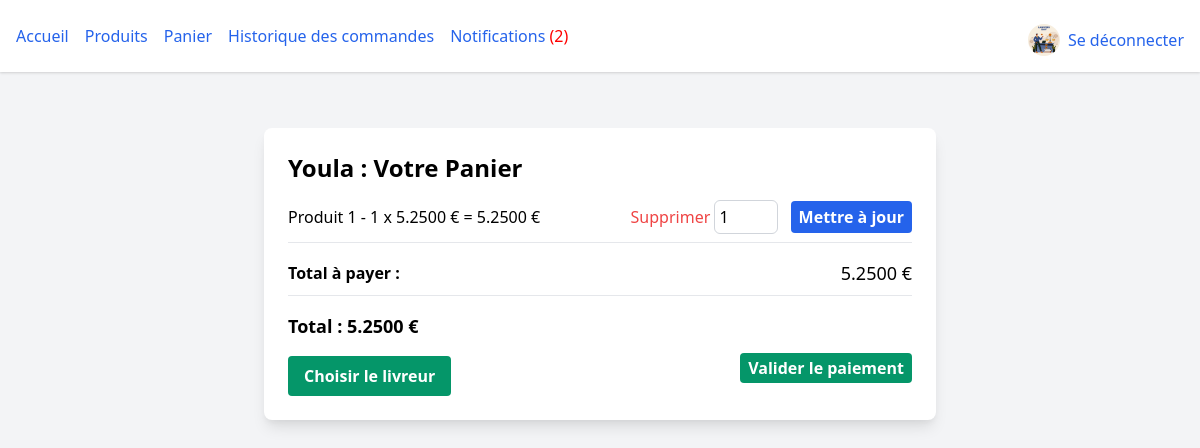
The app's page /cart/ (signed in) with its own data.
### store/models.py (models this page shows, shortened)
class User(AbstractUser):
    is_admin = models.BooleanField(default=False)
    favorites = models.ManyToManyField('Product', related_name='favorited_by', blank=True)
    profile_picture = models.ImageField(upload_to='profile_pictures/', null=True, blank=True)  # Champ pour l'upload de la photo de profil
    groups = models.ManyToManyField(
        Group,
        related_name='store_user_groups',  # Nom unique pour éviter les conflits
        blank=True,
    )
    user_permissions = models.ManyToManyField(
        Permission,
        related_name='store_user_permissions',  # Nom unique pour éviter les conflits
        blank=True,
    )

class CartItem(models.Model):
    cart = models.ForeignKey(Cart, on_delete=models.CASCADE, related_name='items')
    product = models.ForeignKey(Product, on_delete=models.CASCADE)
    quantity = models.PositiveIntegerField(default=1)
    def total_price(self):
        return self.product.price_with_discount() * self.quantity

class Product(models.Model):
    name = models.CharField(max_length=255)
    description = models.TextField()
    price = models.DecimalField(max_digits=10, decimal_places=2)
    stock = models.PositiveIntegerField()
    category = models.ForeignKey(Category, on_delete=models.CASCADE, related_name='products', null=True)
    image = models.ImageField(upload_to='product_images/')
    date_added = models.DateTimeField(auto_now_add=True)
    discount = models.DecimalField(max_digits=5, decimal_places=2, default=0)  # Pourcentage de réduction
    def price_with_discount(self):
        return self.price * (1 - self.discount)

class Cart(models.Model):
    user = models.OneToOneField(User, on_delete=models.CASCADE, related_name='cart')
    created_at = models.DateTimeField(auto_now_add=True)
    delivery_person = models.ForeignKey(DeliveryPerson, on_delete=models.SET_NULL, null=True, blank=True)
    def total_price(self):
        return sum(item.total_price() for item in self.items.all())

### store/views.py (the view)
# urls.py: path('cart/', views.view_cart, name='view_cart'),
@login_required
def view_cart(request):
    cart, created = Cart.objects.get_or_create(user=request.user)
    return render(request, 'store/cart.html', {'cart': cart})

### store/templates/store/cart.html (shortened to what this page needs)
{% extends 'store/base.html' %}
{% block content %}
<div class="max-w-2xl mx-auto mt-10 p-6 bg-white rounded-lg shadow-lg">
    <h1 class="text-2xl font-bold mb-4">{{ user.username }} : Votre Panier</h1>
    {% if cart.items.count > 0 %}
        <ul class="space-y-4">
            {% for item in cart.items.all %}
                <li class="flex justify-between items-center border-b pb-2">
                    <div>
                        <p>{{ item.product.name }} - {{ item.quantity }} x {{ item.product.price_with_discount }} € = {{ item.total_price }} €</p>
                    </div>
                    <div>
                        <a href="{% url 'remove_from_cart' item.id %}" class="text-red-500 hover:underline">Supprimer</a>
                        <form method="POST" action="{% url 'update_quantity' item.id %}" class="inline">
                            <input type="number" name="quantity" value="{{ item.quantity }}" min="1" class="border border-gray-300 rounded-md p-1 w-16" />
                            <button type="submit" class="ml-2 bg-blue-600 text-white font-bold py-1 px-2 rounded hover:bg-blue-700">Mettre à jour</button>
                        </form>
                    </div>
                </li>
            {% endfor %}
            <li class="flex justify-between items-center border-b pb-2">
                <div class="font-bold">Total à payer :</div>
                <div class="text-lg">{{ cart.total_price }} €</div>
            </li>
        </ul>
        <h3 class="mt-4 text-lg font-bold">Total : {{ cart.total_price }} €</h3>
    <div class="flex justify-between mt-4">
        <button
        class="bg-green-600 text-white font-bold py-2 px-4 rounded hover:bg-green-700"
      >
        <a href="{% url 'assign_delivery_person' cart.id %}">Choisir le livreur</a>
      </button>
      <div>
        <a href="{% url 'checkout' %}" class="ml-4 bg-green-600 text-white font-bold py-1 px-2 rounded hover:bg-green-700" >Valider le paiement</a>
      </div>
    </div>
    {% else %}
        <p>Votre panier est vide.</p>
    {% endif %}
</div>
{% endblock %}

### store/templates/store/base.html (shortened to what this page needs)
<!DOCTYPE html>
<html lang="fr">
  <head>
    <link href="https://cdn.jsdelivr.net/npm/tailwindcss@2.2.19/dist/tailwind.min.css" rel="stylesheet">
  </head>
  <body class="bg-gray-100">
    <header class="bg-white shadow">
      <nav class="px-4 py-4 flex justify-between items-center">
        <ul class="flex space-x-4">
          <li><a href="/" class="text-blue-600 hover:underline">Accueil</a></li>
          <li><a href="/products/" class="text-blue-600 hover:underline">Produits</a></li>
          <li><a href="/cart/" class="text-blue-600 hover:underline">Panier</a></li>
          <li><a href="{% url 'order_history' %}" class="text-blue-600 hover:underline">Historique des commandes</a></li>
          <li>
            <a href="{% url 'notifications' %}" class="text-blue-600 hover:underline">
                Notifications
                {% with request.user.notifications.all as user_notifications %}
                {% with user_notifications|length as unread_count %}
                {% if unread_count > 0 %}
                    <span style="color: red;">({{ unread_count }})</span>
                {% endif %}
                {% endwith %}
                {% endwith %}
            </a>
          </li>
        </ul>
        <div class="flex items-center mt-2">
          {% if user.is_authenticated %}
            <a href="{% url 'profile_update' %}">
                <img src="{{ user.profile_picture.url }}" alt="Profile Picture" class="w-8 h-8 rounded-full mr-2">
            </a>
            <a href="{% url 'logout' %}" class="text-blue-600 hover:underline">Se déconnecter</a>
          {% else %}
            <a href="{% url 'login' %}" class="text-blue-600 hover:underline">Se connecter</a>
          {% endif %}
        </div>
      </nav>
    </header>
    <main class="max-w-7xl mx-auto p-4">
      {% block content %}{% endblock %}
    </main>
  </body>
</html>

### records on screen
User: profile_picture (picture), username "Youla"
CartItem: product.name "Produit 1", quantity "1", product.price_with_discount "5.2500", total_price "5.2500"
Cart: total_price "5.2500"

### other values on screen
{{ unread_count }} "2"
